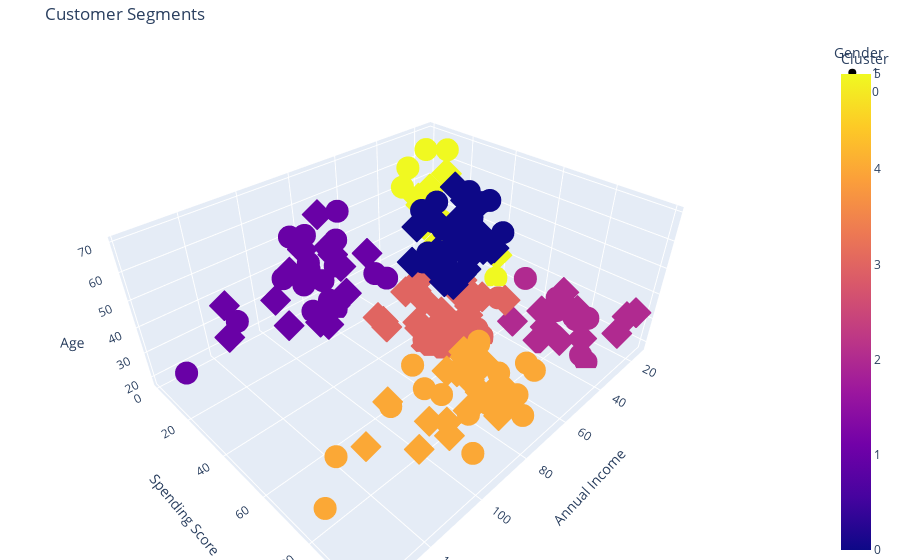

Here is the notebook cell this chart was saved with:
### Markdown cell above
### Findings

For k = 6, the clusters inertia seems to be good, after which the decrease is slow, so k = 6 is ideal

### Code cell
import plotly.express as px

optimal_k = 6

# Run K-Means with the optimal K
kmeans = KMeans(n_clusters=optimal_k, init="k-means++", random_state=42, n_init=10)
cluster_labels = kmeans.fit_predict(features)

mall_dataset["Cluster"] = cluster_labels

# Create an interactive 3D scatter plot
fig = px.scatter_3d(
    mall_dataset,
    x="Annual_Income",
    y="Spending_Score",
    z="Age",
    color="Cluster",
    symbol="Gender",
    title="Customer Segments",
    labels={"Annual_Income": "Annual Income", "Spending_Score": "Spending Score"},
)

fig.update_layout(margin=dict(l=0, r=0, b=0, t=40))
fig.show()

### Figure 1 — Plotly figure (JSON) as saved in the notebook; plotly's stock layout.template omitted (floating-point values rounded to 4 significant figures)
{"data": [{"hovertemplate": "Gender=1<br>Annual Income=%{x}<br>Spending Score=%{y}<br>Age=%{z}<br>Cluster=%{marker.color}<extra></extra>", "legendgroup": "1", "marker": {"color": [5, 2, 5, 5, 5, 2, 2, 5, 5, 2, 2, 2, 2, 5, 5, 2, 2, 0, 3, 0, 0, 0, 0, 0, 3, 0, 3, 3, 0, 0, 3, 3, 0, 3, 0, 0, 3, 0, 3, 0, 3, 0, 3, 0, 0, 0, 0, 0, 3, 3, 4, 1, 4, 1, 4, 1, 4, 1, 4, 1, 4, 1, 4, 1, 4, 1, 4, 1, 1, 1, 1, 1, 4, 1, 4, 1, 4, 1, 4, 1, 4, 1, 4, 4, 1, 4, 1, 4], "coloraxis": "coloraxis", "symbol": "circle"}, "mode": "markers", "name": "1", "scene": "scene", "showlegend": true, "type": "scatter3d", "x": [15, 15, 19, 19, 20, 20, 21, 23, 24, 24, 25, 28, 28, 30, 33, 33, 38, 39, 42, 43, 43, 44, 46, 46, 46, 48, 48, 48, 49, 54, 54, 54, 54, 54, 54, 54, 59, 60, 60, 61, 61, 62, 62, 62, 63, 63, 63, 63, 64, 67, 69, 71, 71, 71, 71, 71, 71, 73, 73, 74, 75, 77, 77, 77, 78, 78, 78, 78, 78, 81, 85, 86, 87, 87, 87, 87, 87, 88, 88, 93, 93, 98, 99, 101, 113, 126, 137, 137], "y": [39, 81, 3, 14, 13, 79, 66, 29, 35, 73, 73, 82, 61, 4, 4, 92, 92, 36, 60, 60, 41, 46, 46, 56, 55, 51, 59, 59, 55, 47, 54, 48, 51, 55, 41, 46, 41, 49, 52, 42, 49, 59, 55, 56, 46, 43, 48, 52, 46, 56, 91, 35, 95, 11, 75, 9, 75, 5, 73, 10, 93, 12, 97, 36, 90, 17, 88, 1, 1, 5, 26, 20, 63, 13, 75, 10, 92, 15, 69, 14, 90, 15, 97, 68, 8, 74, 18, 83], "z": [19, 21, 64, 67, 37, 22, 20, 52, 35, 25, 31, 29, 35, 60, 53, 18, 24, 48, 33, 59, 47, 69, 53, 70, 19, 63, 18, 19, 70, 59, 26, 40, 57, 38, 67, 48, 18, 48, 24, 48, 20, 67, 26, 49, 54, 68, 66, 65, 19, 27, 39, 43, 40, 59, 38, 47, 39, 20, 32, 19, 32, 25, 28, 48, 34, 43, 39, 37, 34, 19, 50, 42, 32, 40, 28, 36, 36, 58, 27, 59, 35, 46, 30, 28, 33, 32, 32, 30]}, {"hovertemplate": "Gender=0<br>Annual Income=%{x}<br>Spending Score=%{y}<br>Age=%{z}<br>Cluster=%{marker.color}<extra></extra>", "legendgroup": "0", "marker": {"color": [5, 2, 5, 2, 5, 2, 2, 2, 5, 2, 5, 2, 5, 5, 5, 5, 2, 2, 5, 2, 5, 2, 5, 2, 0, 3, 5, 2, 0, 3, 3, 3, 0, 3, 0, 0, 3, 0, 0, 0, 0, 3, 0, 0, 0, 0, 3, 0, 0, 3, 0, 3, 3, 0, 0, 3, 3, 0, 3, 3, 0, 3, 0, 3, 3, 3, 3, 0, 0, 0, 0, 3, 3, 3, 4, 3, 4, 4, 1, 4, 1, 3, 4, 4, 1, 1, 4, 1, 4, 4, 4, 1, 4, 4, 4, 4, 1, 1, 4, 1, 4, 4, 1, 1, 1, 4, 1, 4, 4, 1, 4, 1], "coloraxis": "coloraxis", "symbol": "diamond"}, "mode": "markers", "name": "0", "scene": "scene", "showlegend": true, "type": "scatter3d", "x": [16, 16, 17, 17, 18, 18, 19, 19, 20, 20, 21, 23, 25, 28, 28, 29, 29, 30, 33, 33, 34, 34, 37, 37, 38, 39, 39, 39, 40, 40, 40, 40, 42, 43, 43, 44, 46, 47, 47, 48, 48, 48, 49, 50, 50, 54, 54, 54, 54, 54, 57, 57, 58, 58, 59, 60, 60, 60, 60, 62, 62, 62, 63, 63, 64, 65, 65, 65, 65, 67, 67, 67, 69, 70, 70, 72, 72, 73, 73, 74, 75, 76, 76, 77, 78, 78, 78, 78, 78, 78, 78, 79, 79, 81, 85, 86, 87, 88, 88, 97, 97, 98, 99, 101, 103, 103, 103, 103, 113, 120, 120, 126], "y": [6, 77, 40, 76, 6, 94, 72, 99, 15, 77, 35, 98, 5, 14, 32, 31, 87, 73, 14, 81, 17, 73, 26, 75, 35, 61, 28, 65, 55, 47, 42, 42, 52, 54, 45, 50, 51, 52, 59, 50, 48, 47, 42, 49, 56, 53, 52, 42, 44, 57, 58, 55, 60, 46, 55, 40, 42, 47, 50, 41, 48, 42, 50, 54, 42, 48, 50, 43, 59, 43, 57, 40, 58, 29, 77, 34, 71, 88, 7, 72, 5, 40, 87, 74, 22, 20, 76, 16, 89, 78, 73, 35, 83, 93, 75, 95, 27, 13, 86, 32, 86, 88, 39, 24, 17, 85, 23, 69, 91, 16, 79, 28], "z": [20, 23, 31, 22, 35, 23, 30, 35, 58, 24, 35, 35, 46, 54, 45, 40, 23, 21, 49, 21, 42, 30, 36, 20, 65, 31, 49, 24, 50, 27, 29, 31, 49, 31, 50, 51, 27, 67, 54, 43, 68, 32, 47, 60, 60, 45, 23, 49, 46, 21, 55, 22, 34, 50, 68, 40, 32, 47, 27, 23, 49, 21, 66, 19, 38, 18, 19, 63, 49, 51, 50, 38, 40, 23, 31, 25, 31, 29, 44, 35, 57, 28, 32, 32, 34, 44, 38, 47, 27, 30, 30, 56, 29, 31, 36, 33, 36, 52, 30, 37, 32, 29, 41, 54, 41, 36, 34, 32, 38, 47, 35, 45]}], "layout": {"coloraxis": {"colorbar": {"title": {"text": "Cluster"}}, "colorscale": [[0, "#0d0887"], [0.1111, "#46039f"], [0.2222, "#7201a8"], [0.3333, "#9c179e"], [0.4444, "#bd3786"], [0.5556, "#d8576b"], [0.6667, "#ed7953"], [0.7778, "#fb9f3a"], [0.8889, "#fdca26"], [1, "#f0f921"]]}, "legend": {"title": {"text": "Gender"}, "tracegroupgap": 0}, "margin": {"b": 0, "l": 0, "r": 0, "t": 40}, "scene": {"domain": {"x": [0, 1], "y": [0, 1]}, "xaxis": {"title": {"text": "Annual Income"}}, "yaxis": {"title": {"text": "Spending Score"}}, "zaxis": {"title": {"text": "Age"}}}, "title": {"text": "Customer Segments"}}}
